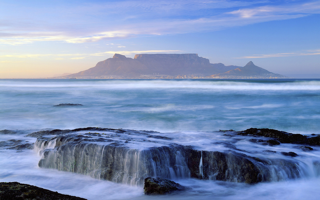
#> input picture data/bg_pics_small/0.png, 320 x 200 px
$ python generator.py
#> lines starting #> are read from the running program, lines starting #| are printed output that depends on the picture; pictures that were not available may be replaced by others from this repository, and a replacement may not be noted
import random
import json
from PIL import Image
from PIL import ImageDraw, ImageFont
import os
import numpy as np
import colorsys
from tqdm import tqdm

random.seed(0)


class ImageChar:
    def __init__(self,
                 backgroundDir='./bg_pics_small',
                 fontDir='./font'):

        self.fontDir = fontDir
        self.backgroundDir = backgroundDir
        self.image = None
        self.temp_image = None
        self.pos = None
        self.fontSize = None

    def randomBackground(self):
        bg_list = os.listdir(self.backgroundDir)
        background = f'{self.backgroundDir}/{random.choice(bg_list)}'

        with Image.open(background) as im:
            self.image = im.copy().convert('RGBA')
        self.temp_image = Image.new('RGBA', self.image.size, (0, 0, 0, 255))
        self.fontSize = int(self.image.height * 0.15)

    def randomPosition(self, num_char, min_dist=True):
        pos = []
        height = self.image.height
        width = self.image.width

        while True:
            x = random.choice(
                range(int(0.1 * width), int(0.75 * width))
            )
            y = random.choice(
                range(int(0.1 * height), int(0.75 * height))
            )

            add = True
            if min_dist is not None:
                for p in pos:
                    if abs(p[0] - x) < min_dist and abs(p[1] - y) < min_dist:
                        add = False
                        break
            if add:
                pos.append((x, y))
            if len(pos) >= num_char:
                break
        return pos

    def drawChar(self, pos, rotate, char, font, color=None):
        size = int(1.5 * self.fontSize)
        txt = Image.new('RGBA', (size, size), (0, 0, 0, 0))
        txt_temp = Image.new('RGBA', (size, size), (0, 0, 0, 0))
        draw = ImageDraw.Draw(txt)
        draw_temp = ImageDraw.Draw(txt_temp)
        if color == None:
            img_data = np.asarray(self.image)
            bg_color = np.average(np.average(img_data[pos[1]:pos[1] + size, pos[0]:pos[0] + size], axis=0), axis=0)
            r, g, b, _ = bg_color
            h, s, v = colorsys.rgb_to_hsv(r / 255, g / 255, b / 255)
            h = random.uniform(h + 0.25, h + 0.75)
            if h > 1:
                h -= 1
            if v < 0.55:
                v = random.uniform(0.7, 1)
            else:
                if s < 0.3:
                    v = random.choice([random.uniform(0, 0.3), random.uniform(0.7, 1)])
                else:
                    v = random.uniform(0.7, 1)
            s = random.uniform(0.7, 1)
            r, g, b = colorsys.hsv_to_rgb(h, s, v)
            color = (int(r * 255), int(g * 255), int(b * 255), 255)
        elif len(color) == 3:
            color = (color[0], color[1], color[2], 255)
        draw.text((0, 0), char, font=font, fill=color)
        draw_temp.text((0, 0), char, font=font, fill=(255, 255, 255, 255))
        del draw
        del draw_temp
        w = txt.rotate(rotate, expand=True)
        w_temp = txt_temp.rotate(rotate, expand=True)
        self.image.paste(w, pos, w)
        self.temp_image.paste(w_temp, pos, w_temp)
        return (pos[0], pos[1], w.height, w.width)

    def generate(self, text):
        self.randomBackground()
        num = len(text)
        pos = self.randomPosition(num, min_dist=1.5 * self.fontSize)
        rotate = [random.randint(-60, 60) for _ in range(num)]
        font_name_list = os.listdir(self.fontDir)
        fonts = [ImageFont.truetype(os.path.join(self.fontDir, f), self.fontSize) for f in font_name_list]
        bbox = []
        for i in range(0, num):
            bbox.append(self.drawChar(pos[i], rotate[i], text[i], random.choice(fonts)))
        return bbox

    def save(self, path1, path2):
        self.image.save(path1, 'png')
        self.temp_image.save(path2, 'png')


def generate(name='captcha_click', split='train', num=1000):
#> called with name = 'captcha_click', split = 'test', num = 1000
    data_dir = f"./{name}"
    split_dir = os.path.join(data_dir, split)
    if not os.path.exists(split_dir):
        os.makedirs(split_dir)

    with open('./text/character_3000.txt', 'r') as fp:
#> (reads data/text/character_3000.txt from the repository)
        word_list = fp.read().split()
        word_dict = {k: v for v, k in enumerate(word_list)}  # {"/u2341": 3}

    index_info = []
    ic = ImageChar()

    print(f'| Generating {name} {split}')
    for i in tqdm(range(num)):
        data_id = i
        img_path1 = f"{split_dir}/{split}_{data_id:05d}.png"
        img_path2 = f"{split_dir}/{split}_{data_id:05d}_temp.png"
        num_char = random.choice([4, 5])
        word = ''
        for _ in range(num_char):
            word += random.choice(word_list)
        bbox = ic.generate(word)
#> in randomBackground, im is the input picture: PIL image 320x200 RGB; mean R, G, B 125.4, 145.7, 185.3
#> the loop in generate, `for i in range(0, num):` made 5 passes
#> (bg_color in drawChar, h in drawChar, color in drawChar) on passes 1 to 5: ([77.91, 110.8, 154.6, 255], 0.000253, (234, 7, 7, 255)), ([102.2, 126.7, 172.3, 255], 0.0944, (186, 119, 31, 255)), ([132.5, 149.6, 187.2, 255], 0.348, (68, 244, 84, 255)), ([148.2, 158.7, 188.2, 255], 0.92, (64, 7, 34, 255)), ([138.9, 160, 197.4, 255], 0.979, (24, 0, 3, 255))
#> pass 1, in drawChar, `w = txt.rotate(rotate, expand=True)`:
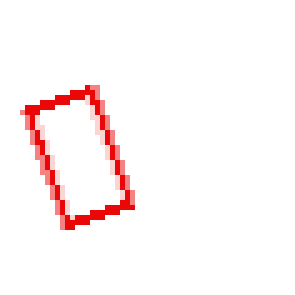
#> w: PIL image 59x59 RGBA (shown 5 times larger); mean R, G, B, A 13, 0.4, 0.4, 9.6; transparent parts drawn white
        index_info.append({'data_id': f'{data_id:05d}',
                           'word_label': word,
                           'word_label_id': [word_dict[w] for w in word],
                           'bbox': bbox,
                           'image_path': f"{split}_{data_id:05d}.png",
                           'temp_image_path': f"{split}_{data_id:05d}_temp.png"})
        ic.save(img_path1, img_path2)
#> in save, `self.image.save(path1, 'png')`:
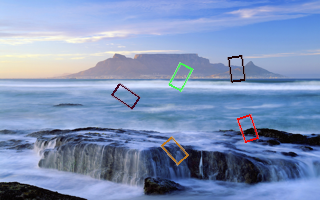
#> saved as test_00000.png: PIL image 320x200 RGBA; mean R, G, B, A 125.5, 145.2, 183.9, 254.6; transparent parts drawn white
#> in save, `self.temp_image.save(path2, 'png')`:
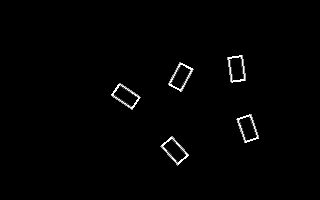
#> saved as test_00000_temp.png: PIL image 320x200 RGBA; mean R, G, B, A 2.7, 2.7, 2.7, 254.6; transparent parts drawn white

    with open(os.path.join(data_dir, f'{split}_info.json'), 'w') as info_file:
        json.dump(index_info, info_file, indent=4)
        print(f"Finished {split} dataset.")


if __name__ == '__main__':
    generate("captcha_click", "test", 1000)
    generate("captcha_click", "valid", 2000)
    generate("captcha_click", "train", 30000)
